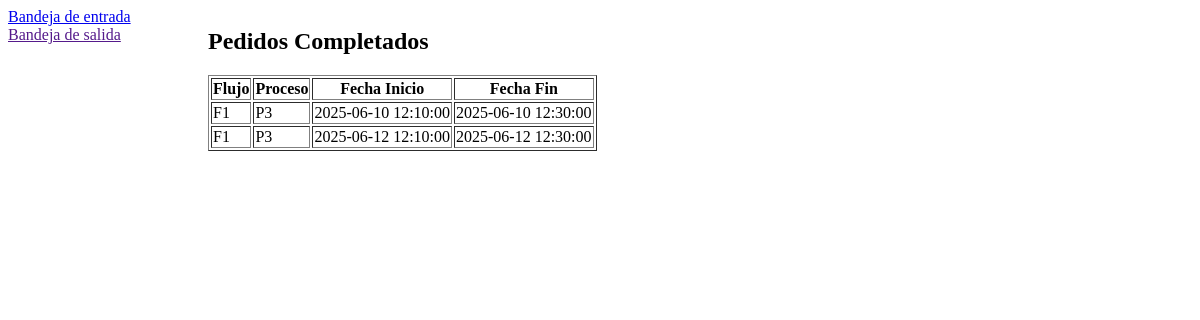
Before: /bdsalida.php (signed in) with the older database file.
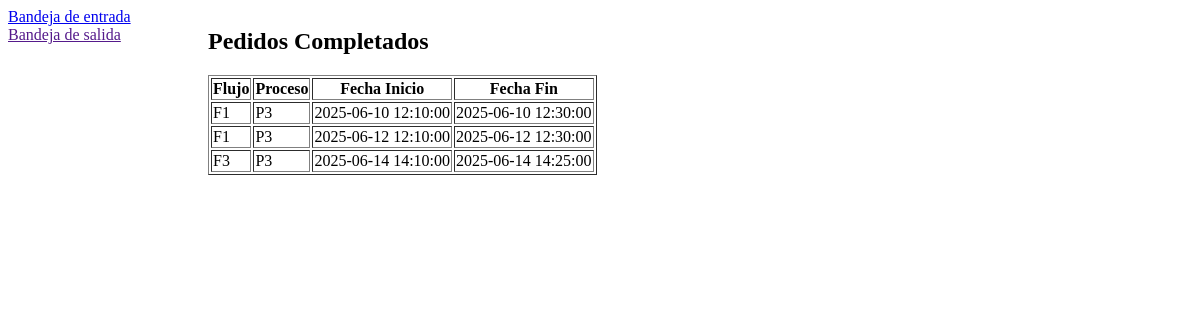
After: the same page with the newer database file.
### tables this page shows
CREATE TABLE flujousuario (
    ticket INT AUTO_INCREMENT,
    usuario VARCHAR(15) NOT NULL,
    flujo VARCHAR(3) NOT NULL,
    proceso VARCHAR(3) NOT NULL,
    fechainicial DATETIME NOT NULL,
    fechafinal DATETIME,
    PRIMARY KEY (ticket, flujo, proceso)
);

### bdsalida.php (the view)
<?php
include "conexion.inc.php";
$resultado = mysqli_query($con, "select * from flujousuario where usuario='".$_SESSION["usuario"]."' and fechafinal is not null");
?>
<html>
    <body>
        <div style="width:200px; float:left">
            <a href="bandeja.php">Bandeja de entrada</a>
            <br>
            <a href="">Bandeja de salida</a>
        </div>
        <div style="width:600px; float:left">
            <h2>Pedidos Completados</h2>
            <table border="1">
                <tr>
                    <th>Flujo</th>
                    <th>Proceso</th>
                    <th>Fecha Inicio</th>
                    <th>Fecha Fin</th>
                </tr>
                <?php
                while ($fila = mysqli_fetch_array($resultado)) {
                    echo "<tr>";
                    echo "<td>".$fila["flujo"]."</td>";
                    echo "<td>".$fila["proceso"]."</td>";
                    echo "<td>".$fila["fechainicial"]."</td>";
                    echo "<td>".$fila["fechafinal"]."</td>";
                    echo "</tr>";
                }
                ?>
            </table>
        </div>
    </body>
</html>

Changed rows visible on the page:
added flujousuario: flujo "F3", proceso "P3", fechainicial "2025-06-14 14:10:00", fechafinal "2025-06-14 14:25:00"
